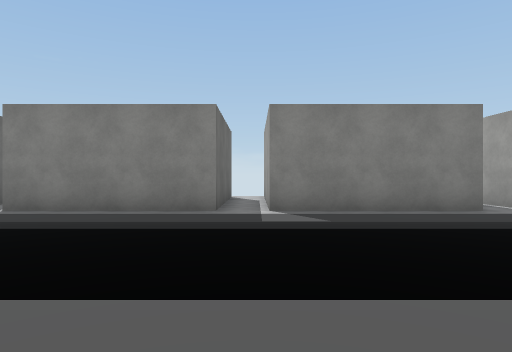
[1] (above)

24 first-person views from a walk through a 3-D level made in the Unity game engine. The camera is 1.3 m above the floor, looks level and sees 75° across. The floor is counted in squares, 2 m on a side. Each view is taken from the middle of a square. On the plan, view 1 faces up. The plan holds only what a view shows up to about 10 squares ahead; the rest is blank. The place goes on beyond the plan. Some surface patterns are stand-ins.

[2]
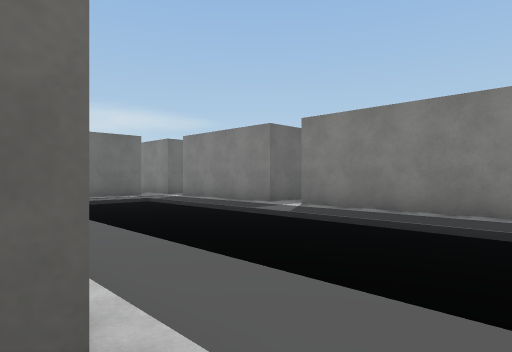

[3]
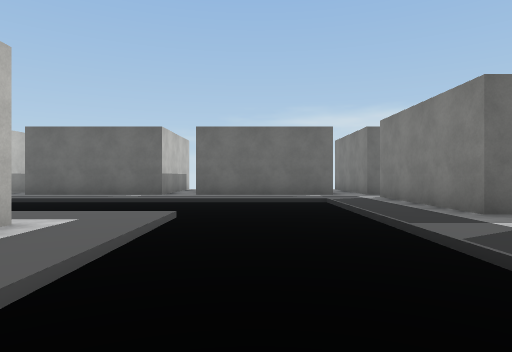

[4]
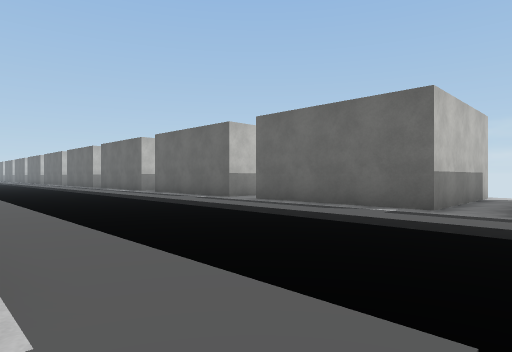

[5]
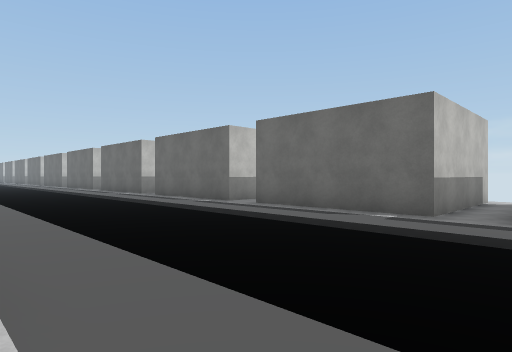

[6]
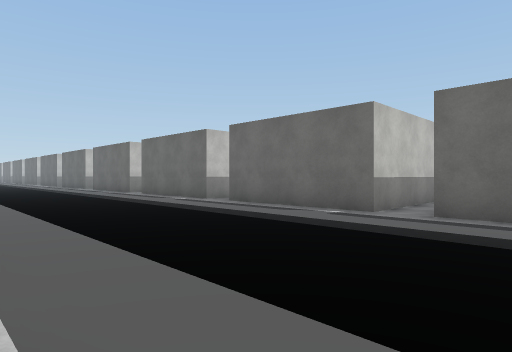

[7]
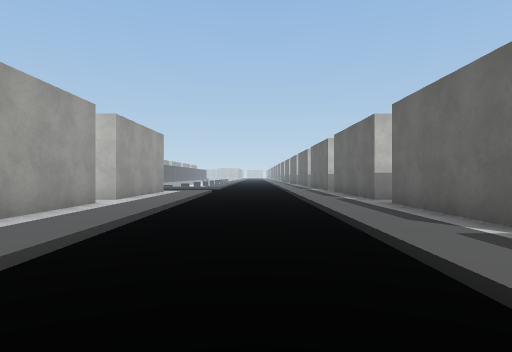

[8]
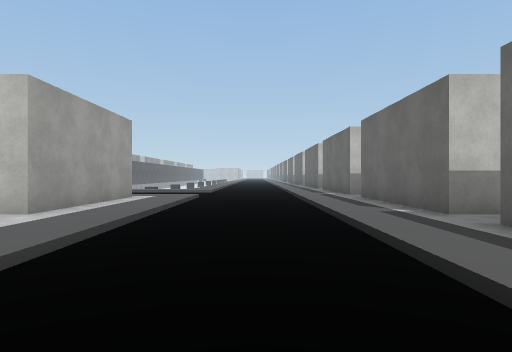

[9]
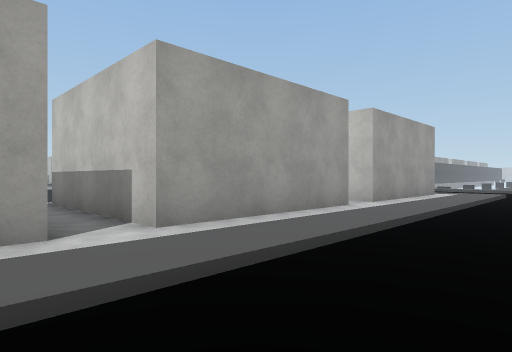

[10]
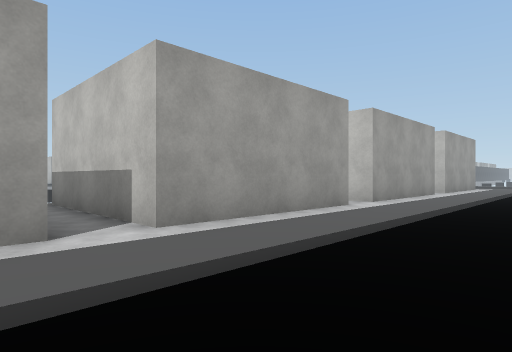

[11]
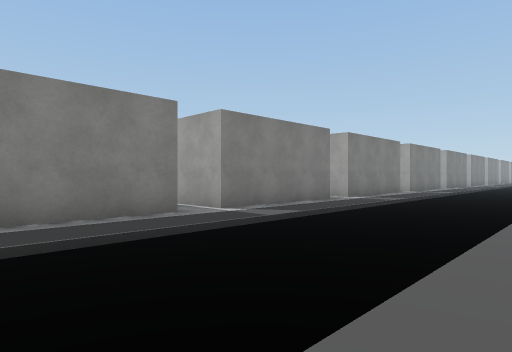

[12]
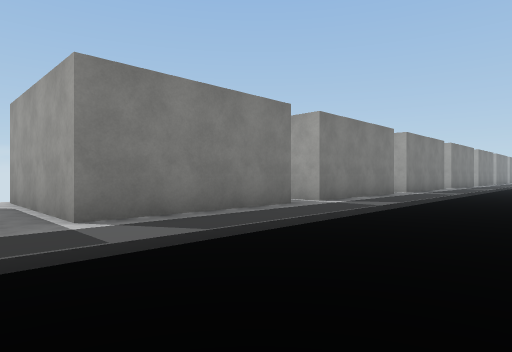

[13]
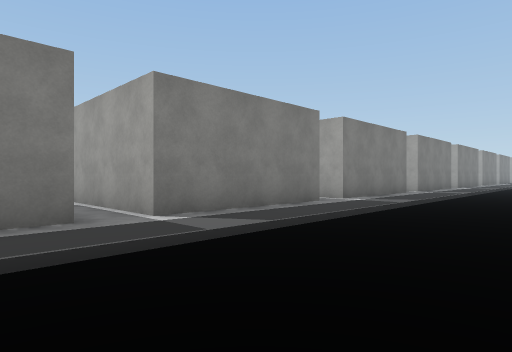

[14]
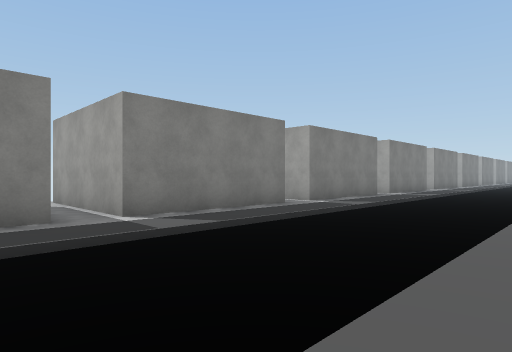

[15]
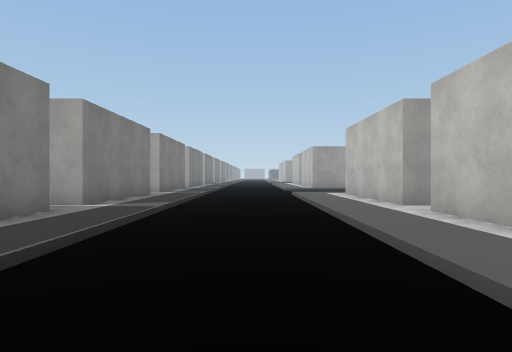

[16]
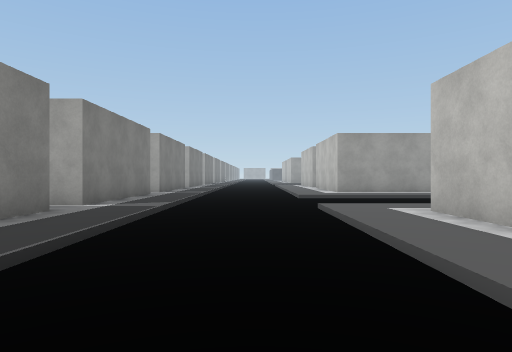

[17]
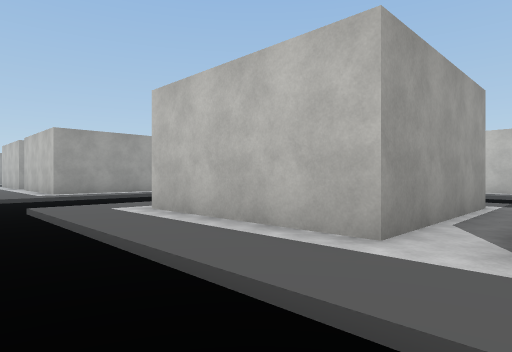

[18]
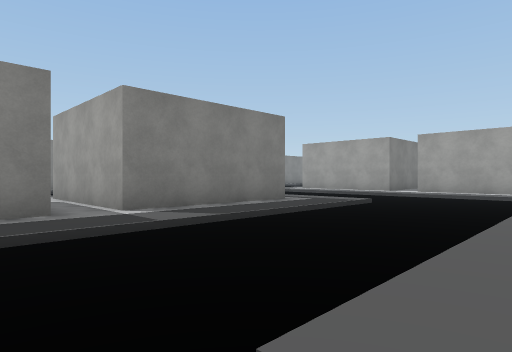

[19]
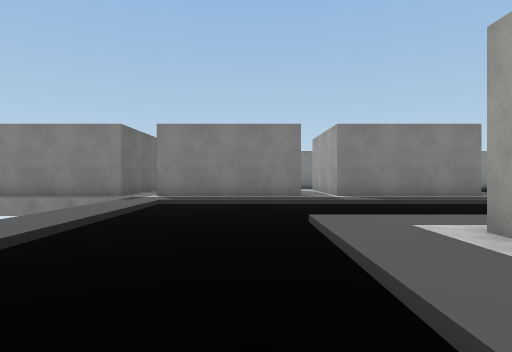

[20]
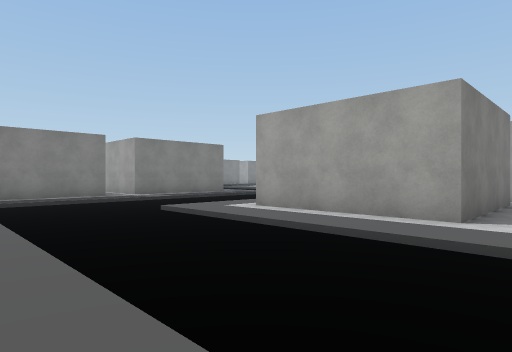

[21]
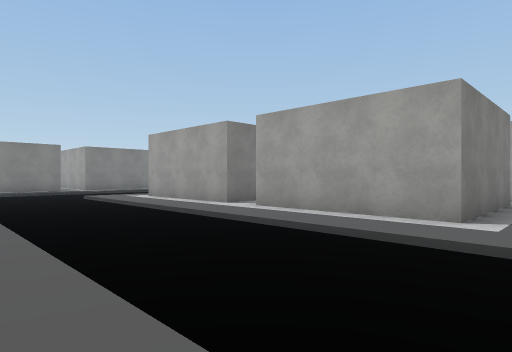

[22]
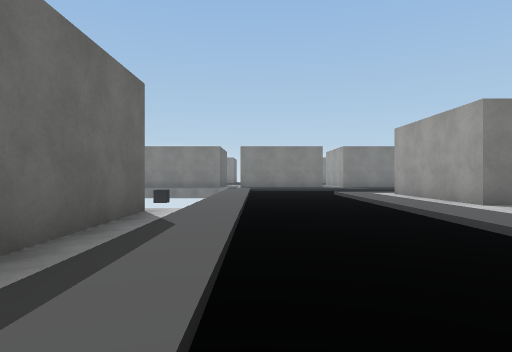

[23]
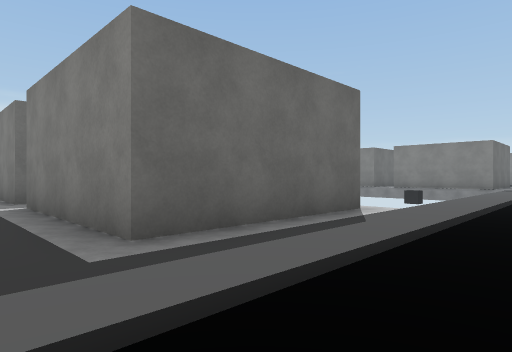

[24]
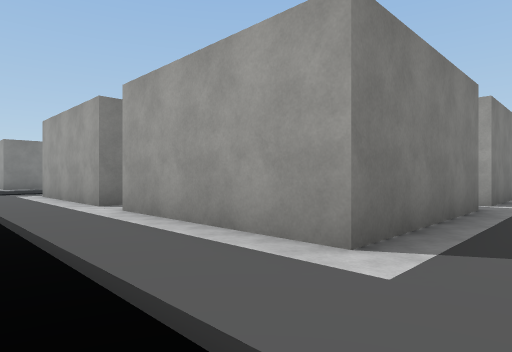

### Floor plan
Key: @ floor where view 1 was taken; # wall or solid block; . main floor; - floor 0.25 m lower than the main floor; / step, stairs or slope.
Columns run from 15 left of view 1 to 29 right of it. Each row starts with its distance up from view 1.
 10               #.    .#    #   .#
  9               #.#   .#   .#   .#
  8          #    #.#   .#   .#   .#
  7       ####.####.####.####.####.####.####.####
  6      .......................................
  5     #.///////////////////////////////////////
  4     #./-----         ------------------------
  3     #./----   -      ------------------------
  2     #./--//////////////////  /////////////--/
  1 ....../--/...........       ............./--/
  0 .####./--/.#  #@                 ##.####./--/
 -1     #./--/.                        .#     --/
 -2     #./--/.                        .#      -/
 -3     #./--/.#              #### ####.####./
 -4 ....../--/....            .............../
 -5 .####./--/.####               .///////////--
 -6     #./--/.#                  ./------------/
 -7     #./--/.#                  ./------------/
 -8     #./--/.#                  ./--///////////
 -9   ..../--/....                ./--/...
-10  ####./--/.####               ./--/.#
-11     #./--/.#                  ./--/.#
-12     #./--/.#                  ./--/.#
-13     #./--/.#                  ./--/.####
-14     ../--/.                   ./--/....
-15    ##./--/.#                 #./--/.#
-16     #./--/.#                 #./  /.#
-17     #./--/.#                 #./  /.#
-18     #./--/.#          ### ####./  /.#### ###
-19     ../--/.             ......./  /.......
-20     # /--/                  ////--////

Positions as (right, up) in squares from view 1, and headings:
1: (0, 0), facing up
2: (0, 0), facing up-left
3: (-1, 3), facing left
4: (-5, 2), facing down-left
5: (-5, -3), facing down-left
6: (-5, -7), facing down-left
7: (-8, -7), facing down
8: (-8, -10), facing down
9: (-8, -8), facing down-right
10: (-8, -3), facing down-right
11: (1, 1), facing up-right
12: (4, 2), facing up-right
13: (8, 2), facing up-right
14: (13, 1), facing up-right
15: (14, 3), facing right
16: (19, 3), facing right
17: (19, 3), facing down-right
18: (18, -9), facing up-right
19: (18, -13), facing up
20: (15, -15), facing up-right
21: (15, -20), facing up-right
22: (16, -20), facing up
23: (17, -20), facing up-left
24: (18, -20), facing up-right
